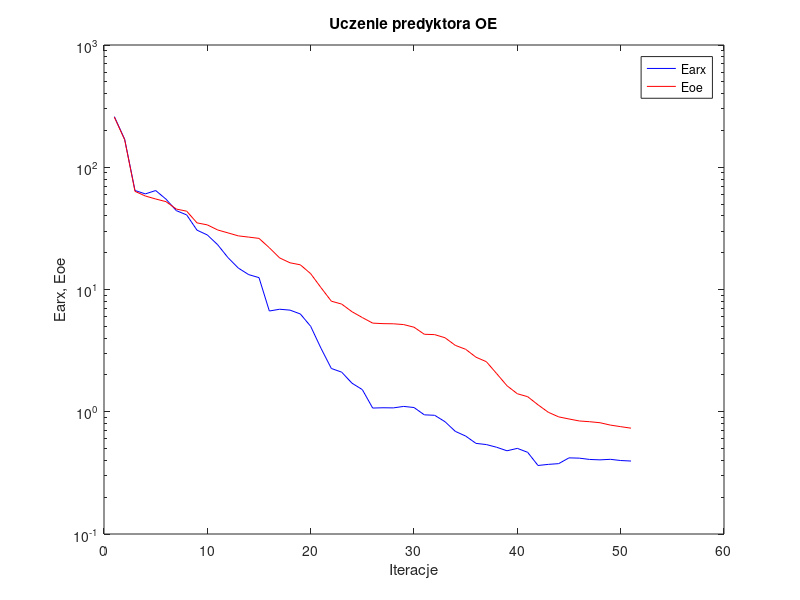
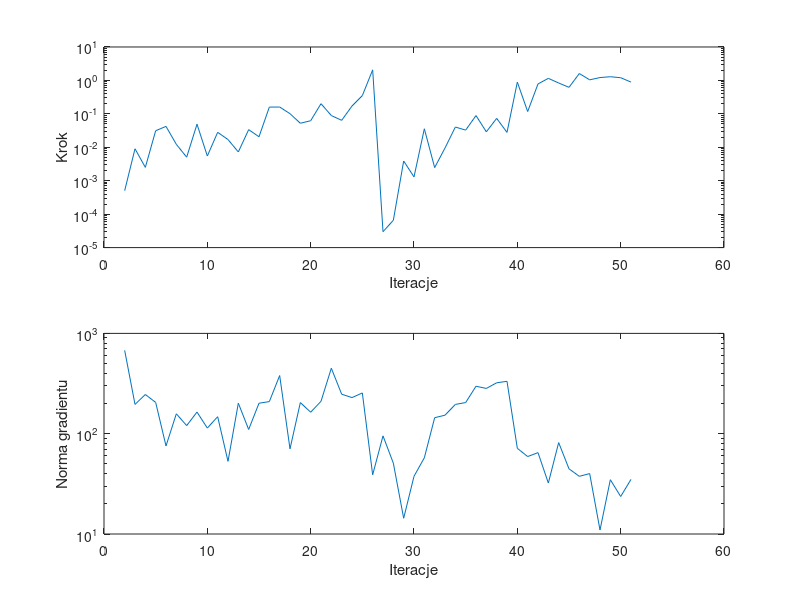

MATLAB code to generate these figures, in order:
%uczenie predyktora oe
clear all;
n=0; farx(n+1)=2.596176e+002; foe(n+1)=2.570786e+002; wspucz(n+1)=0.000000e+000; ng(n+1)=0.000000e+000;
%odnowa zmiennej metryki
n=1; farx(n+1)=1.693779e+002; foe(n+1)=1.678774e+002; krok(n+1)=5.045766e-004; ng(n+1)=6.771930e+002;
n=2; farx(n+1)=6.453619e+001; foe(n+1)=6.351616e+001; krok(n+1)=9.019129e-003; ng(n+1)=1.958999e+002;
n=3; farx(n+1)=6.054078e+001; foe(n+1)=5.818995e+001; krok(n+1)=2.511123e-003; ng(n+1)=2.458576e+002;
n=4; farx(n+1)=6.449317e+001; foe(n+1)=5.500478e+001; krok(n+1)=3.129602e-002; ng(n+1)=2.051566e+002;
n=5; farx(n+1)=5.482255e+001; foe(n+1)=5.231827e+001; krok(n+1)=4.215364e-002; ng(n+1)=7.549777e+001;
n=6; farx(n+1)=4.416512e+001; foe(n+1)=4.548369e+001; krok(n+1)=1.226153e-002; ng(n+1)=1.579278e+002;
n=7; farx(n+1)=4.075293e+001; foe(n+1)=4.372635e+001; krok(n+1)=5.062842e-003; ng(n+1)=1.204300e+002;
n=8; farx(n+1)=3.057669e+001; foe(n+1)=3.507694e+001; krok(n+1)=4.904612e-002; ng(n+1)=1.643234e+002;
n=9; farx(n+1)=2.793854e+001; foe(n+1)=3.377946e+001; krok(n+1)=5.478088e-003; ng(n+1)=1.137624e+002;
n=10; farx(n+1)=2.323789e+001; foe(n+1)=3.069386e+001; krok(n+1)=2.803148e-002; ng(n+1)=1.477814e+002;
n=11; farx(n+1)=1.822125e+001; foe(n+1)=2.904049e+001; krok(n+1)=1.703693e-002; ng(n+1)=5.302199e+001;
n=12; farx(n+1)=1.497101e+001; foe(n+1)=2.746006e+001; krok(n+1)=7.242402e-003; ng(n+1)=2.015289e+002;
n=13; farx(n+1)=1.323813e+001; foe(n+1)=2.683243e+001; krok(n+1)=3.370660e-002; ng(n+1)=1.101529e+002;
n=14; farx(n+1)=1.250445e+001; foe(n+1)=2.619017e+001; krok(n+1)=2.065111e-002; ng(n+1)=2.013056e+002;
n=15; farx(n+1)=6.669794e+000; foe(n+1)=2.196048e+001; krok(n+1)=1.592896e-001; ng(n+1)=2.089168e+002;
n=16; farx(n+1)=6.895717e+000; foe(n+1)=1.812071e+001; krok(n+1)=1.600146e-001; ng(n+1)=3.800504e+002;
n=17; farx(n+1)=6.781593e+000; foe(n+1)=1.653851e+001; krok(n+1)=1.011873e-001; ng(n+1)=7.061222e+001;
n=18; farx(n+1)=6.307954e+000; foe(n+1)=1.592246e+001; krok(n+1)=5.234463e-002; ng(n+1)=2.043328e+002;
n=19; farx(n+1)=4.998900e+000; foe(n+1)=1.347330e+001; krok(n+1)=6.225707e-002; ng(n+1)=1.636836e+002;
n=20; farx(n+1)=3.304018e+000; foe(n+1)=1.035451e+001; krok(n+1)=2.013997e-001; ng(n+1)=2.103744e+002;
n=21; farx(n+1)=2.259524e+000; foe(n+1)=8.026161e+000; krok(n+1)=8.892157e-002; ng(n+1)=4.496403e+002;
n=22; farx(n+1)=2.108570e+000; foe(n+1)=7.599609e+000; krok(n+1)=6.402713e-002; ng(n+1)=2.476064e+002;
n=23; farx(n+1)=1.712087e+000; foe(n+1)=6.579814e+000; krok(n+1)=1.713887e-001; ng(n+1)=2.290569e+002;
n=24; farx(n+1)=1.517305e+000; foe(n+1)=5.896927e+000; krok(n+1)=3.510640e-001; ng(n+1)=2.547501e+002;
n=25; farx(n+1)=1.072269e+000; foe(n+1)=5.309125e+000; krok(n+1)=2.071731e+000; ng(n+1)=3.893862e+001;
%odnowa zmiennej metryki
n=26; farx(n+1)=1.078078e+000; foe(n+1)=5.257203e+000; krok(n+1)=2.993183e-005; ng(n+1)=9.512950e+001;
n=27; farx(n+1)=1.075477e+000; foe(n+1)=5.242343e+000; krok(n+1)=6.549403e-005; ng(n+1)=5.087559e+001;
n=28; farx(n+1)=1.105842e+000; foe(n+1)=5.165551e+000; krok(n+1)=3.891067e-003; ng(n+1)=1.435593e+001;
n=29; farx(n+1)=1.083058e+000; foe(n+1)=4.915946e+000; krok(n+1)=1.299476e-003; ng(n+1)=3.761735e+001;
n=30; farx(n+1)=9.434734e-001; foe(n+1)=4.303701e+000; krok(n+1)=3.579522e-002; ng(n+1)=5.750178e+001;
n=31; farx(n+1)=9.355842e-001; foe(n+1)=4.274865e+000; krok(n+1)=2.469223e-003; ng(n+1)=1.443996e+002;
n=32; farx(n+1)=8.291275e-001; foe(n+1)=4.030819e+000; krok(n+1)=9.513276e-003; ng(n+1)=1.528749e+002;
n=33; farx(n+1)=6.909099e-001; foe(n+1)=3.490821e+000; krok(n+1)=4.030924e-002; ng(n+1)=1.957934e+002;
n=34; farx(n+1)=6.326641e-001; foe(n+1)=3.242824e+000; krok(n+1)=3.266584e-002; ng(n+1)=2.044392e+002;
n=35; farx(n+1)=5.511532e-001; foe(n+1)=2.793340e+000; krok(n+1)=8.877087e-002; ng(n+1)=2.972428e+002;
n=36; farx(n+1)=5.390891e-001; foe(n+1)=2.568120e+000; krok(n+1)=2.900728e-002; ng(n+1)=2.826832e+002;
n=37; farx(n+1)=5.123044e-001; foe(n+1)=2.050734e+000; krok(n+1)=7.320182e-002; ng(n+1)=3.217169e+002;
n=38; farx(n+1)=4.793762e-001; foe(n+1)=1.632053e+000; krok(n+1)=2.788178e-002; ng(n+1)=3.327971e+002;
n=39; farx(n+1)=5.016829e-001; foe(n+1)=1.403786e+000; krok(n+1)=8.892951e-001; ng(n+1)=7.147910e+001;
n=40; farx(n+1)=4.656782e-001; foe(n+1)=1.328200e+000; krok(n+1)=1.171506e-001; ng(n+1)=5.918382e+001;
n=41; farx(n+1)=3.635281e-001; foe(n+1)=1.139665e+000; krok(n+1)=7.847380e-001; ng(n+1)=6.473841e+001;
n=42; farx(n+1)=3.711515e-001; foe(n+1)=9.899145e-001; krok(n+1)=1.153327e+000; ng(n+1)=3.221499e+001;
n=43; farx(n+1)=3.762913e-001; foe(n+1)=9.080894e-001; krok(n+1)=8.375141e-001; ng(n+1)=8.153982e+001;
n=44; farx(n+1)=4.196151e-001; foe(n+1)=8.727801e-001; krok(n+1)=6.212565e-001; ng(n+1)=4.464163e+001;
n=45; farx(n+1)=4.173158e-001; foe(n+1)=8.406132e-001; krok(n+1)=1.606385e+000; ng(n+1)=3.758416e+001;
n=46; farx(n+1)=4.072187e-001; foe(n+1)=8.289760e-001; krok(n+1)=1.040723e+000; ng(n+1)=4.001858e+001;
n=47; farx(n+1)=4.040959e-001; foe(n+1)=8.132845e-001; krok(n+1)=1.217699e+000; ng(n+1)=1.095507e+001;
n=48; farx(n+1)=4.081967e-001; foe(n+1)=7.779828e-001; krok(n+1)=1.289896e+000; ng(n+1)=3.477431e+001;
n=49; farx(n+1)=3.991295e-001; foe(n+1)=7.552095e-001; krok(n+1)=1.205394e+000; ng(n+1)=2.365016e+001;
n=50; farx(n+1)=3.952312e-001; foe(n+1)=7.339405e-001; krok(n+1)=8.913350e-001; ng(n+1)=3.504733e+001;

figure; semilogy(farx,'b'); hold on; semilogy(foe,'r'); xlabel('Iteracje'); ylabel('Earx, Eoe'); legend('Earx','Eoe'); title('Uczenie predyktora OE');
figure; subplot(2,1,1); semilogy(krok); xlabel('Iteracje'); ylabel('Krok');
subplot(2,1,2); semilogy(ng); xlabel('Iteracje'); ylabel('Norma gradientu');
Earx=farx(n+1)
Eoe=foe(n+1)
